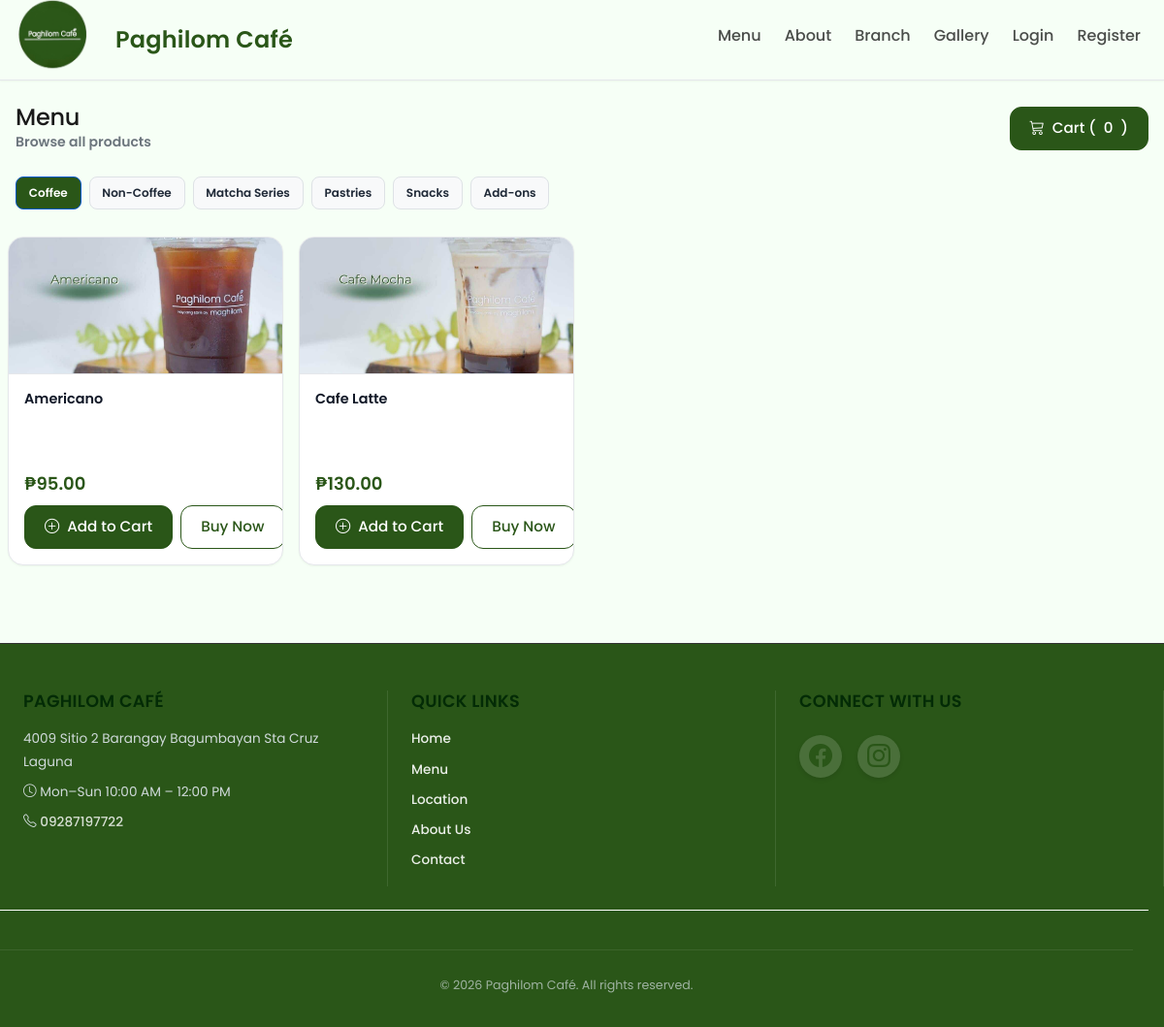
Page /menu.php on the committed database.
### tables this page shows
CREATE TABLE `categories` (
  `id` int(11) NOT NULL,
  `name` varchar(255) NOT NULL,
  `description` text DEFAULT NULL,
  `image` varchar(255) DEFAULT NULL,
  `low_stock_threshold` int(11) DEFAULT 10,
  `sort_order` int(11) NOT NULL DEFAULT 0,
  `is_active` tinyint(1) NOT NULL DEFAULT 1,
  `created_at` timestamp NOT NULL DEFAULT current_timestamp(),
  `updated_at` timestamp NOT NULL DEFAULT current_timestamp() ON UPDATE current_timestamp()
);

CREATE TABLE `products` (
  `id` int(11) NOT NULL,
  `name` varchar(255) NOT NULL,
  `description` text DEFAULT NULL,
  `price` decimal(10,2) NOT NULL DEFAULT 0.00,
  `cost_price` decimal(10,2) DEFAULT NULL,
  `category_id` int(11) DEFAULT NULL,
  `stock_qty` int(11) NOT NULL DEFAULT 0,
  `low_stock_threshold` int(11) NOT NULL DEFAULT 10,
  `restock_target` int(11) NOT NULL DEFAULT 0,
  `lead_time_days` int(11) NOT NULL DEFAULT 0,
  `last_low_alert_at` datetime DEFAULT NULL,
  `is_featured` tinyint(1) NOT NULL DEFAULT 0,
  `is_active` tinyint(1) NOT NULL DEFAULT 1,
  `badge` varchar(50) DEFAULT '',
  `image` varchar(255) DEFAULT NULL,
  `sort_order` int(11) NOT NULL DEFAULT 0,
  `created_at` timestamp NOT NULL DEFAULT current_timestamp(),
  `updated_at` timestamp NOT NULL DEFAULT current_timestamp() ON UPDATE current_timestamp(),
  `allow_hot` tinyint(1) NOT NULL DEFAULT 0,
  `allow_cold` tinyint(1) NOT NULL DEFAULT 0
);

CREATE TABLE `settings` (
  `id` int(11) NOT NULL,
  `key` varchar(255) NOT NULL,
  `value` text DEFAULT NULL,
  `type` varchar(50) DEFAULT 'string',
  `group` varchar(50) DEFAULT 'general',
  `label` varchar(255) DEFAULT NULL,
  `description` text DEFAULT NULL,
  `created_at` timestamp NOT NULL DEFAULT current_timestamp(),
  `updated_at` timestamp NOT NULL DEFAULT current_timestamp() ON UPDATE current_timestamp()
);

### config.php (called while the page is built, shortened)
<?php
if (!function_exists('is_logged_in')) {
    function is_logged_in() {
        return isset($_SESSION['user']) && !empty($_SESSION['user']['id']);
    }
}
if (!function_exists('is_admin')) {
    function is_admin() {
        return is_logged_in() && (($_SESSION['user']['role'] ?? '') === 'admin');
    }
}
if (!function_exists('is_staff')) {
    function is_staff() {
        return is_logged_in() && (($_SESSION['user']['role'] ?? '') === 'staff');
    }
}
if (!function_exists('e')) {
    function e($s){ return htmlspecialchars($s ?? '', ENT_QUOTES, 'UTF-8'); }
}
?>

### menu.php (the view, shortened to what this page needs)
<?php
require __DIR__.'/config.php';
include __DIR__.'/partials/header.php';
$is_staff_user = (function_exists('is_staff') && is_staff()) || (function_exists('is_admin') && is_admin());
$cats = $mysqli->query('SELECT id, name, description FROM categories WHERE is_active=1 ORDER BY sort_order, name');
$categories = $cats ? $cats->fetch_all(MYSQLI_ASSOC) : [];
function fetch_products_for_category($mysqli, $cat_id) {
    $stmt = $mysqli->prepare("SELECT p.id, p.name, p.description, p.price,
        (SELECT filename FROM product_images WHERE product_id=p.id ORDER BY is_cover DESC, id DESC LIMIT 1) img
        FROM products p WHERE p.category_id=? AND p.is_active=1 ORDER BY p.sort_order, p.name");
    $stmt->bind_param('i', $cat_id);
    $stmt->execute();
    $res = $stmt->get_result();
    $rows = $res->fetch_all(MYSQLI_ASSOC);
    return $rows;
}
$cart_count = array_sum($_SESSION['cart']);
?>
<section class="container py-4">
  <div class="d-flex align-items-center justify-content-between mb-4">
    <div>
      <h1 class="h4 mb-0" style="letter-spacing: -0.01em;">Menu</h1>
      <p class="text-secondary small fw-semibold mb-0">Browse all products</p>
    </div>
    <?php if (!$is_staff_user): ?>
      <a class="btn btn-primary" href="cart.php">
        <i class="bi bi-cart3"></i> Cart (<span id="cartCount"><?= (int)$cart_count ?></span>)
      </a>
    <?php else: ?>
      <span class="badge bg-secondary-subtle text-secondary border rounded-pill px-3 py-2 small">
        Staff accounts cannot place online orders. Please use the POS.
      </span>
    <?php endif; ?>
  </div>
  <ul class="nav nav-pills mb-3" role="tablist" style="gap: .5rem;">
    <?php $i=0; foreach ($categories as $c): ?>
      <li class="nav-item" role="presentation">
        <button class="nav-link <?= $i===0?'active':'' ?>" data-bs-toggle="pill" data-bs-target="#cat<?= $c['id'] ?>" type="button">
          <?= htmlspecialchars($c['name']) ?>
        </button>
      </li>
    <?php $i++; endforeach; ?>
  </ul>
  <div class="tab-content">
    <?php $first=true; foreach ($categories as $c): $prods = fetch_products_for_category($mysqli, (int)$c['id']); ?>
      <div class="tab-pane fade show <?= $first ? 'active' : '' ?>" id="cat<?= (int)$c['id'] ?>">
        <?php if (empty($prods)): ?>
          <div class="alert alert-light border">No products in this category.</div>
        <?php else: ?>
          <div class="row g-3">
            <?php foreach ($prods as $p):
              $img = $p['img'] ? (APP_URL.'uploads/products/'.$p['img']) : (APP_URL.'assets/img/placeholder.php?w=400&h=400&text=No+Image');
            ?>
              <div class="col-6 col-md-4 col-lg-3">
                <div class="product-card h-100">
                  <div class="position-relative" style="overflow:hidden; border-bottom:1px solid var(--gray-200); border-radius: var(--radius-lg) var(--radius-lg) 0 0;">
                    <img src="<?= htmlspecialchars($img) ?>" alt="<?= htmlspecialchars($p['name']) ?>" class="w-100" style="height: 180px; object-fit: cover; cursor:pointer;" onclick="viewImage('<?= htmlspecialchars($img) ?>','<?= htmlspecialchars($p['name']) ?>')">
                  </div>
                  <div class="p-3 d-flex flex-column">
                    <h6 class="mb-1" style="font-size: .90rem; font-weight: 600; min-height: 2.2em;">
                      <?= htmlspecialchars($p['name']) ?>
                    </h6>
                    <div class="text-muted small flex-grow-1" style="min-height: 2.8em;">
                    </div>
                    <div class="d-flex justify-content-between align-items-center mt-2">
                      <span class="product-price">₱<?= number_format($p['price'],2) ?></span>
                    </div>
                    <?php if (!$is_staff_user): ?>
                      <div class="d-flex gap-2 mt-2">
                        <form method="post" action="cart.php" class="flex-grow-1 m-0 add-form">
                          <button class="btn btn-success w-100"><i class="bi bi-plus-circle"></i> Add to Cart</button>
                        </form>
                        <a class="btn btn-outline-success flex-grow-1" href="checkout.php?buy=<?= (int)$p['id'] ?>&qty=1">Buy Now</a>
                      </div>
                    <?php else: ?>
                      <div class="mt-2">
                        <small class="text-muted">Ordering is disabled for staff accounts. Use the POS to serve customers.</small>
                      </div>
                    <?php endif; ?>
                  </div>
                </div>
              </div>
            <?php endforeach; ?>
          </div>
        <?php endif; ?>
      </div>
      <?php $first=false; endforeach; ?>
  </div>
</section>
<?php include __DIR__.'/partials/footer.php'; ?>

### partials/footer.php (shortened to what this page needs)
<?php
$settings = $mysqli->query("SELECT `key`,`value` FROM settings")->fetch_all(MYSQLI_ASSOC);
$S = [];
foreach ($settings as $r) {
  $S[$r['key']] = $r['value'];
}
?>
</main>
<footer class="text-white mt-auto site-footer">
  <div class="container">
    <div class="row g-4">
      <div class="col-md-4">
        <h5 class="fw-bold mb-3"><?= e($S['site_name'] ?? (defined('APP_NAME') ? APP_NAME : 'Paghilom Cafe')) ?></h5>
        <p class="mb-2" style="opacity: 0.9;"><?= e($S['address']) ?></p>
        <?php
          $open = $S['open_time'] ?? '';
          $close = $S['close_time'] ?? '';
          $days = $S['open_days'] ?? 'Mon–Sun';
          if ($open && $close):
            $open_disp = date('g:i A', strtotime($open));
            $close_disp = date('g:i A', strtotime($close));
        ?>
          <p class="mb-2" style="opacity: 0.9;"><i class="bi bi-clock"></i> <?= e($days) ?> <?= e($open_disp) ?> – <?= e($close_disp) ?></p>
        <?php endif; ?>
        <p class="mb-0" style="opacity: 0.9;">
          <i class="bi bi-telephone"></i>
          <a class="text-white text-decoration-none" href="tel:<?= e(preg_replace('/\s+/', '', $S['contact_phone'] ?? '09287197722')) ?>">
            <?= e($S['contact_phone'] ?? '0928 719 7722') ?>
          </a>
        </p>
      </div>
      <div class="col-md-4">
        <h5 class="fw-bold mb-3">Quick Links</h5>
        <ul class="list-unstyled">
          <li class="mb-2"><a href="<?= APP_URL ?>" class="text-white text-decoration-none" style="opacity: 0.9;">Home</a></li>
          <li class="mb-2"><a href="<?= APP_URL ?>menu.php" class="text-white text-decoration-none" style="opacity: 0.9;">Menu</a></li>
          <li class="mb-2"><a href="<?= APP_URL ?>map.php" class="text-white text-decoration-none" style="opacity: 0.9;">Location</a></li>
          <li class="mb-2"><a href="<?= APP_URL ?>pages.php?slug=about" class="text-white text-decoration-none" style="opacity: 0.9;">About Us</a></li>
          <li class="mb-2"><a href="<?= APP_URL ?>pages.php?slug=contact" class="text-white text-decoration-none" style="opacity: 0.9;">Contact</a></li>
        </ul>
      </div>
      <div class="col-md-4">
        <h5 class="fw-bold mb-3">Connect With Us</h5>
        <div class="d-flex gap-3 mb-3">
          <?php
          $facebook_url = $S['facebook_url'] ?? '';
          $instagram_url = !empty($S['instagram_url']) ? $S['instagram_url'] : 'https://www.instagram.com/paghilom_cafe';
          ?>
          <?php if (!empty($facebook_url)): ?>
            <a class="d-flex align-items-center justify-content-center" href="<?= e($facebook_url) ?>" target="_blank" rel="noopener">
              <i class="bi bi-facebook"></i>
            </a>
          <?php endif; ?>
          <a class="d-flex align-items-center justify-content-center" href="<?= htmlspecialchars($instagram_url, ENT_QUOTES, 'UTF-8') ?>" target="_blank" rel="noopener">
            <i class="bi bi-instagram"></i>
          </a>
        </div>
    </div>
    <div class="row mt-4 pt-3" style="border-top: 1px solid rgba(255, 255, 255, 1);">
      <div class="col text-center">
        <small style="opacity: 0.8;">&copy; <span id="year"></span> <?= e($S['site_name'] ?? 'Paghilom Cafe') ?>. All rights reserved.</small>
      </div>
    </div>
  </div>
</footer>
</body>
</html>

### assets/css/theme.css (style rules this page uses)
:root { --brand: #2A5618; --brand-dark: #1E4212; --bg: #F6FFF6; --text: #1A1A1A; --white: #fff; --radius: 12px; --shadow: 0 8px 24px rgba(0,0,0,.08); }
html, body { height: 100%; max-width: 100%; overflow-x: hidden; }
body { font-family: 'Poppins', 'Inter', 'Nunito Sans', system-ui, -apple-system, 'Segoe UI', Arial, sans-serif; color: var(--text); background: var(--bg); }
footer { background: var(--bg) !important; border-top: 1px solid rgba(0,0,0,.06); }
footer a { color: var(--brand) !important; }
.site-footer { background-color: #2A5618 !important; }
.btn, .btn:focus { border-radius: var(--radius) !important; box-shadow: none; }
.btn-primary, .btn-success, .btn-brand { background: var(--brand) !important; border-color: var(--brand) !important; color: var(--white) !important; }
.btn-outline-primary, .btn-outline-success, .btn-outline-brand { color: var(--brand) !important; border-color: var(--brand) !important; }
img { max-width: 100%; height: auto; }
.container, .container-fluid { max-width: 1280px; }

### partials/header.php (style rules this page uses)
.nav-pills .nav-link { font-size: 0.75rem; padding: 0.4rem 0.8rem; border-radius: 0.5rem !important; margin-bottom: 0.25rem; white-space: nowrap; background-color: #f8f9fa; color: #495057; border: 1px solid #dee2e6; }
.nav-pills .nav-link.active { background-color: #0d6efd; color: white; border-color: #0a58ca; }
.product-card { border: 1px solid #dee2e6; border-radius: 0.5rem; transition: transform 0.2s, box-shadow 0.2s; height: 100%; display: flex; flex-direction: column; }
.product-card img { height: 140px !important; object-fit: cover; width: 100%; }

### rows in the picture
categories: name "Coffee"
categories: name "Non-Coffee"
categories: name "Matcha Series"
categories: name "Pastries"
categories: name "Snacks"
categories: name "Add-ons"
products: name (picture), name "Americano", price "95.00"
products: shows a picture, name "Cafe Latte", price "130.00"
settings: value "Mon–Sun"

### other values in the picture
$site_name "Paghilom Café"
$cart_count "0"
$S['site_name'] "PAGHILOM CAFÉ"
$S['address'] "4009 Sitio 2 Barangay Bagumbayan Sta Cruz Laguna"
$open_disp "10:00 AM"
$close_disp "12:00 PM"
$S['contact_phone'] "09287197722"
$S['site_name'] "Paghilom Café"
